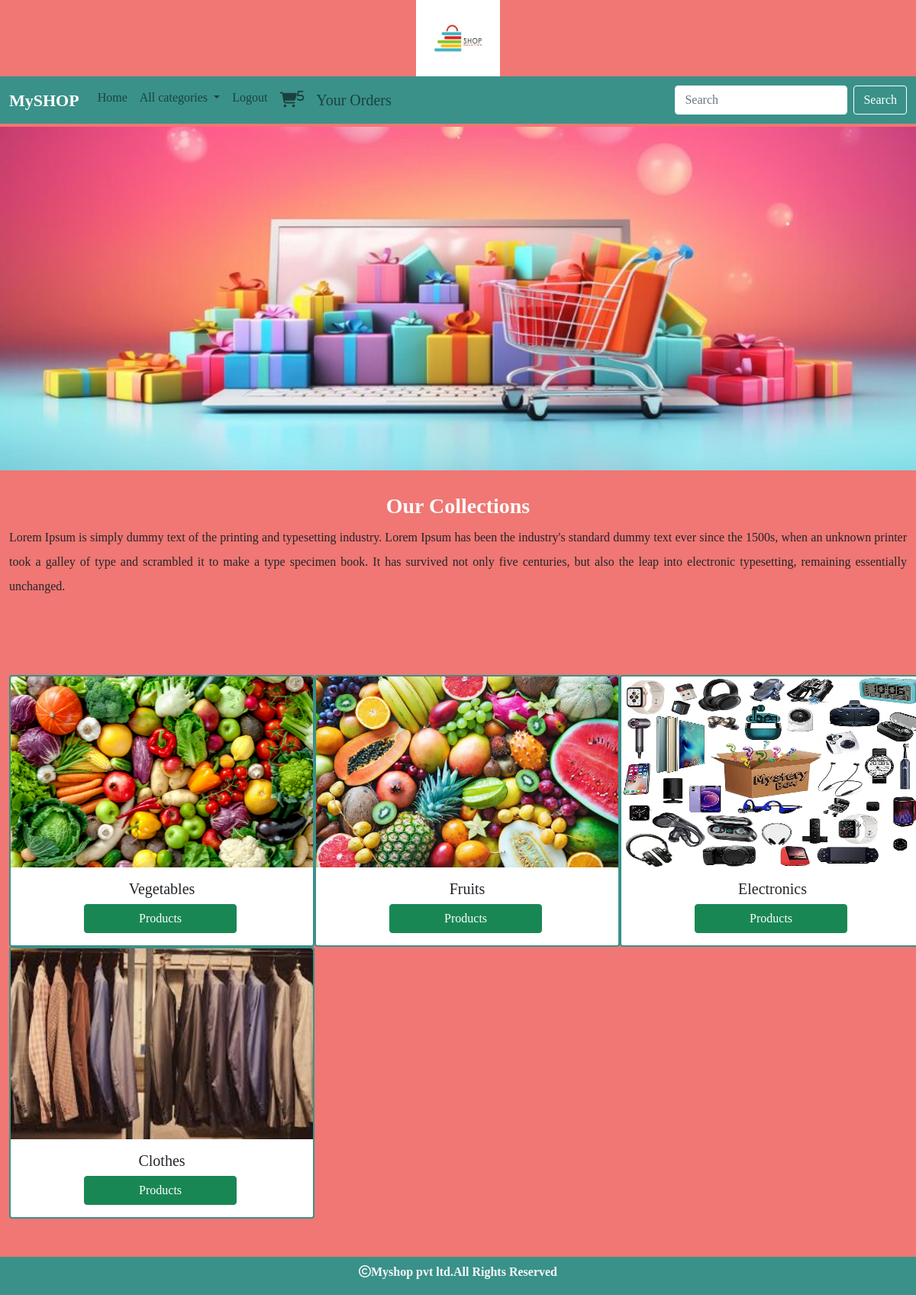
Screenshot of / (signed in) with the database file from the repository.
### shop/models.py (models this page shows, shortened)
class Category(models.Model):
    name=models.CharField(max_length=30)
    desc=models.TextField()
    image=models.ImageField(upload_to='categories',null=True,blank=True)

### shop/views.py (the view)
# urls.py: path('',views.allcategories,name="allcat"),
def allcategories(request):
    c=Category.objects.all()
    return render(request,'category.html',{'c':c})

### cart/context_processors.py (called while the page is built)
def total(request):
    count=0
    if request.user.is_authenticated:
       u=request.user
       try:
         c=Cart.objects.filter(user=u)
         for i in c:
             count=count+i.quantity
       except:
         count=0
    return {'count':count}

### shop/context_processors.py (called while the page is built)
def links(request):
    c=Category.objects.all()
    return {'links':c}

### templates/category.html
{% extends 'base.html' %}
{% load static %}
{% block content %}
<div class="mt-1" style="margin-bottom:30px">
    <img src="{% static 'images/banner_2.jpg'%}" height="450px" width="100%">
</div>
<div class="container-fluid"style="margin-bottom:100px">
    <h3 class="text-center text-light fw-bold">Our Collections</h3>
    <p style="text-align:justify;line-height:2">Lorem Ipsum is simply dummy text of the printing and typesetting industry. Lorem Ipsum has been the industry's standard dummy text ever since the 1500s, when an unknown printer took a galley of type and scrambled it to make a type specimen book. It has survived not only five centuries, but also the leap into electronic typesetting, remaining essentially unchanged. </p>
</div>
<div class="container-fluid"style="margin-bottom:100px">
            <div class="row">
                {% for i in c %}
                   <div class="col-sm-4">
                          <div class="card rounded" style="width: 25rem;border-width:2px;border-color:#3a9189;">
                             <img src="{{i.image.url}}" width="100%" height="250px" class="card-img-top" alt="...">
                               <div class="card-body">
                                  <h5 class="card-title text-center">{{i.name}}</h5>
                                  <a href="{% url 'shop:products' i.id %}" style="position:relative;left:22%;width:200px;" class="btn btn-success">Products</a>
                               </div>
                          </div>
                   </div>
                {% endfor %}
            </div>
</div>
{% endblock %}

### static/css/style.css (style rules this page uses)
body { background-color:#f07773; font-family: "Zilla Slab", serif; font-optical-sizing: auto; font-weight: 300; font-style: normal; font-variation-settings: "wdth" 100; }

### rows the page displays
Category: image (picture), name "Vegetables"
Category: image (picture), name "Fruits"
Category: image (picture), name "Electronics"
Category: image (picture), name "Clothes"

### other values shown
{{ count }} "5"
